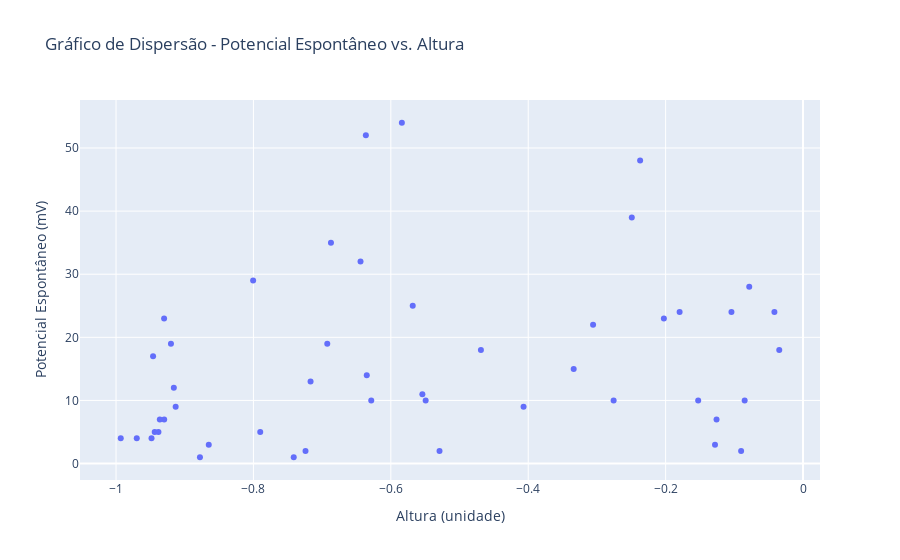
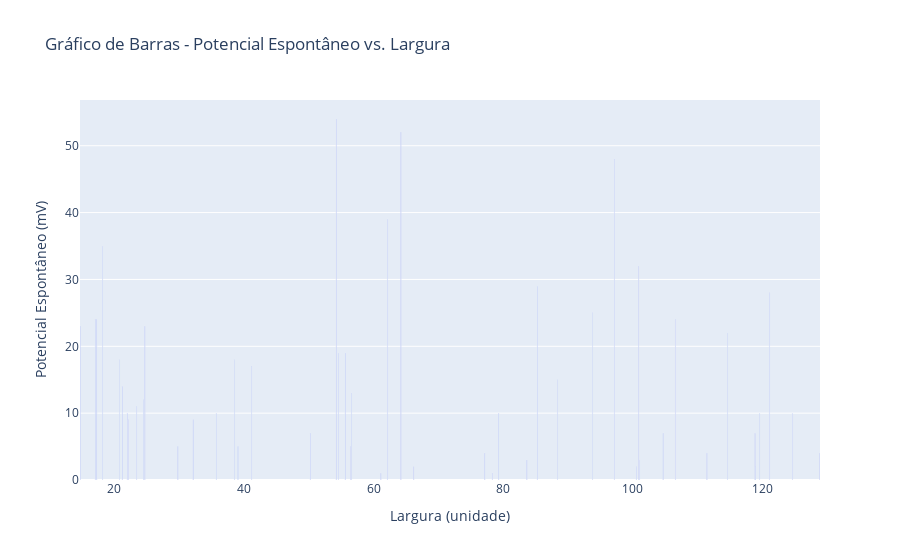
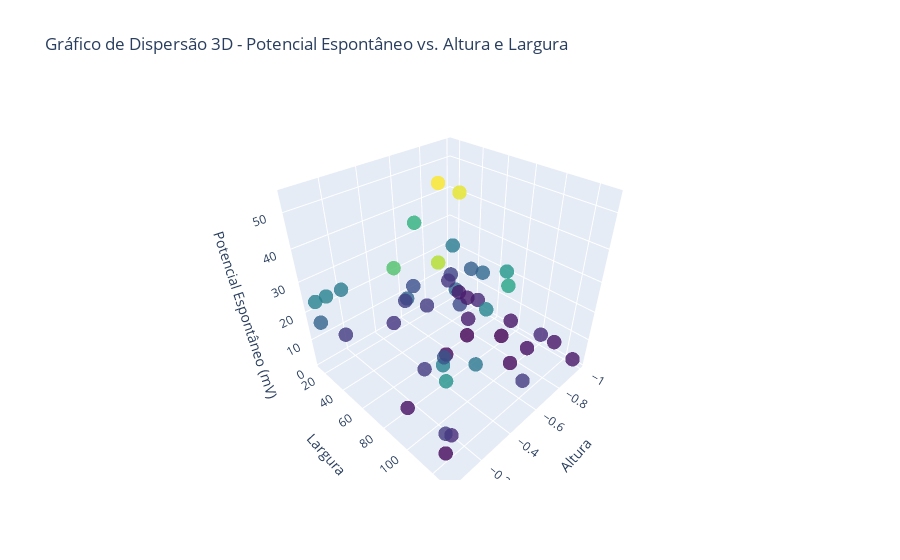

Notebook cell for these charts, in order:
### Code cell
import numpy as np
import plotly.graph_objects as go
import pandas as pd
import plotly.express as px
import matplotlib.pyplot as plt

# Importando o excel de parametro
dados = pd.read_excel('C:/Users/Alan/Documents/TCC.xlsx')
dados_ = pd.read_excel('C:/Users/Alan/Documents/TCC_TEMPO.xlsx')

# Altura do maquete
altura = dados["Altura"]

# Largura da maquete
largura = dados["Largura"]

# Profundidade da maquete
profundidade = dados["Profundidade"]

# Voltagem capturada com voltímetro
voltagem = dados["Voltagem"]
voltagem_ = dados_["Voltagem"]

fig = go.Figure()
fig.add_trace(go.Scatter(x=altura, y=voltagem, mode='markers', name='Potencial Espontâneo vs. Altura'))
fig.update_layout(title='Gráfico de Dispersão - Potencial Espontâneo vs. Altura',
                  xaxis_title='Altura (unidade)',
                  yaxis_title='Potencial Espontâneo (mV)')

fig.show()

fig = go.Figure()
fig.add_trace(go.Bar(x=largura, y=voltagem, name='Potencial Espontâneo vs. Largura'))
fig.update_layout(title='Gráfico de Barras - Potencial Espontâneo vs. Largura',
                  xaxis_title='Largura (unidade)',
                  yaxis_title='Potencial Espontâneo (mV)')

fig.show()

# Converter a coluna de tempo para strings
tempo = dados_["Tempo"].astype(str)

plt.figure(figsize=(10, 6))
plt.plot(tempo, voltagem_, marker='o', linestyle='-')
plt.title('Gráfico de Linha - Potencial Espontâneo ao Longo do Tempo')
plt.xlabel('Tempo')
plt.ylabel('Potencial Espontâneo (mV)')
plt.grid(True)
plt.xticks(rotation=45)  # Rotaciona os rótulos do eixo x para melhor legibilidade
plt.show()


fig = go.Figure(data=[go.Scatter3d(x=altura, y=largura, z=voltagem, mode='markers',
                                   marker=dict(size=5, color=voltagem, colorscale='Viridis', opacity=0.8))])
fig.update_layout(scene=dict(xaxis_title='Altura', yaxis_title='Largura', zaxis_title='Potencial Espontâneo (mV)'),
                  title='Gráfico de Dispersão 3D - Potencial Espontâneo vs. Altura e Largura')
fig.show()

### Figure 1 — Plotly figure (JSON) as saved in the notebook; plotly's stock layout.template omitted (floating-point values rounded to 4 significant figures)
{"data": [{"mode": "markers", "name": "Potencial Espontâneo vs. Altura", "type": "scatter", "x": [-0.1259, -0.04164, -0.7901, -0.6364, -0.93, -0.9931, -0.6441, -0.2371, -0.08494, -0.9483, -0.09009, -0.1796, -0.07828, -0.4068, -0.5493, -0.9201, -0.1526, -0.6285, -0.7169, -0.7242, -0.8005, -0.4689, -0.5541, -0.5291, -0.9299, -0.2025, -0.9698, -0.1281, -0.9363, -0.9461, -0.3338, -0.5681, -0.1042, -0.3056, -0.865, -0.635, -0.7414, -0.2757, -0.8779, -0.6925, -0.9383, -0.9437, -0.2492, -0.9159, -0.9132, -0.03459, -0.6871, -0.5839], "y": [7, 24, 5, 52, 23, 4, 32, 48, 10, 4, 2, 24, 28, 9, 10, 19, 10, 10, 13, 2, 29, 18, 11, 2, 7, 23, 4, 3, 7, 17, 15, 25, 24, 22, 3, 14, 1, 10, 1, 19, 5, 5, 39, 12, 9, 18, 35, 54]}], "layout": {"title": {"text": "Gráfico de Dispersão - Potencial Espontâneo vs. Altura"}, "xaxis": {"title": {"text": "Altura (unidade)"}}, "yaxis": {"title": {"text": "Potencial Espontâneo (mV)"}}}}

### Figure 2 — Plotly figure (JSON) as saved in the notebook; plotly's stock layout.template omitted (floating-point values rounded to 4 significant figures)
{"data": [{"name": "Potencial Espontâneo vs. Largura", "type": "bar", "x": [118.8, 17.31, 56.47, 64.21, 24.73, 111.4, 100.9, 97.12, 119.5, 128.8, 118.9, 106.5, 121.0, 32.16, 124.6, 54.55, 21.99, 35.74, 56.58, 100.5, 85.24, 38.54, 23.45, 66.2, 50.22, 14.74, 77.16, 83.64, 104.6, 41.19, 88.36, 93.75, 17.07, 114.6, 101.0, 21.22, 61.13, 79.3, 78.3, 55.61, 39.08, 29.82, 62.13, 24.52, 22.17, 20.8, 18.19, 54.22], "y": [7, 24, 5, 52, 23, 4, 32, 48, 10, 4, 2, 24, 28, 9, 10, 19, 10, 10, 13, 2, 29, 18, 11, 2, 7, 23, 4, 3, 7, 17, 15, 25, 24, 22, 3, 14, 1, 10, 1, 19, 5, 5, 39, 12, 9, 18, 35, 54]}], "layout": {"title": {"text": "Gráfico de Barras - Potencial Espontâneo vs. Largura"}, "xaxis": {"title": {"text": "Largura (unidade)"}}, "yaxis": {"title": {"text": "Potencial Espontâneo (mV)"}}}}

### Figure 3 — Plotly figure (JSON) as saved in the notebook; plotly's stock layout.template omitted (floating-point values rounded to 4 significant figures)
{"data": [{"marker": {"color": [7, 24, 5, 52, 23, 4, 32, 48, 10, 4, 2, 24, 28, 9, 10, 19, 10, 10, 13, 2, 29, 18, 11, 2, 7, 23, 4, 3, 7, 17, 15, 25, 24, 22, 3, 14, 1, 10, 1, 19, 5, 5, 39, 12, 9, 18, 35, 54], "colorscale": [[0, "#440154"], [0.1111, "#482878"], [0.2222, "#3e4989"], [0.3333, "#31688e"], [0.4444, "#26828e"], [0.5556, "#1f9e89"], [0.6667, "#35b779"], [0.7778, "#6ece58"], [0.8889, "#b5de2b"], [1, "#fde725"]], "opacity": 0.8, "size": 5}, "mode": "markers", "type": "scatter3d", "x": [-0.1259, -0.04164, -0.7901, -0.6364, -0.93, -0.9931, -0.6441, -0.2371, -0.08494, -0.9483, -0.09009, -0.1796, -0.07828, -0.4068, -0.5493, -0.9201, -0.1526, -0.6285, -0.7169, -0.7242, -0.8005, -0.4689, -0.5541, -0.5291, -0.9299, -0.2025, -0.9698, -0.1281, -0.9363, -0.9461, -0.3338, -0.5681, -0.1042, -0.3056, -0.865, -0.635, -0.7414, -0.2757, -0.8779, -0.6925, -0.9383, -0.9437, -0.2492, -0.9159, -0.9132, -0.03459, -0.6871, -0.5839], "y": [118.8, 17.31, 56.47, 64.21, 24.73, 111.4, 100.9, 97.12, 119.5, 128.8, 118.9, 106.5, 121.0, 32.16, 124.6, 54.55, 21.99, 35.74, 56.58, 100.5, 85.24, 38.54, 23.45, 66.2, 50.22, 14.74, 77.16, 83.64, 104.6, 41.19, 88.36, 93.75, 17.07, 114.6, 101.0, 21.22, 61.13, 79.3, 78.3, 55.61, 39.08, 29.82, 62.13, 24.52, 22.17, 20.8, 18.19, 54.22], "z": [7, 24, 5, 52, 23, 4, 32, 48, 10, 4, 2, 24, 28, 9, 10, 19, 10, 10, 13, 2, 29, 18, 11, 2, 7, 23, 4, 3, 7, 17, 15, 25, 24, 22, 3, 14, 1, 10, 1, 19, 5, 5, 39, 12, 9, 18, 35, 54]}], "layout": {"scene": {"xaxis": {"title": {"text": "Altura"}}, "yaxis": {"title": {"text": "Largura"}}, "zaxis": {"title": {"text": "Potencial Espontâneo (mV)"}}}, "title": {"text": "Gráfico de Dispersão 3D - Potencial Espontâneo vs. Altura e Largura"}}}
